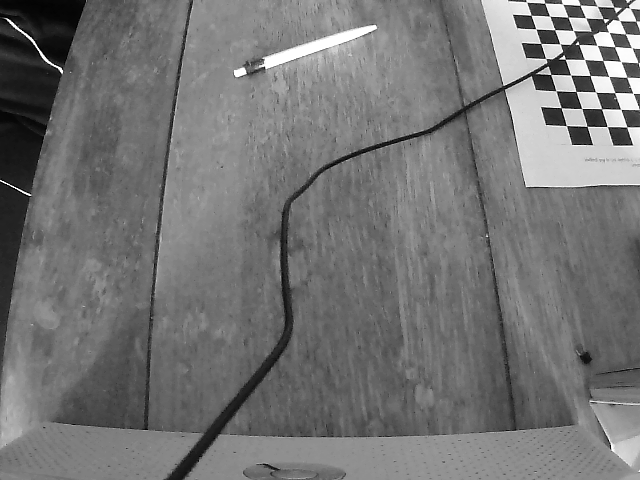
#> input picture data/Objekt.png, 640 x 480 px; the run also reads 1 picture not shown here
$ jupyter execute --allow-errors Distanzmessung.ipynb
#> lines starting #> are read from the running program, lines starting #| are printed output that depends on the picture; after the words box and inside, x2 and y2 are one past the last pixel; in counts of white or black regions, pixels touching at a corner belong together; long printed decimals are rounded
Kalibrierung einer Kamera und Messung von Längen von Objekten
und Messung von Distanzen, die ein Objekt zurückgelegt hat in Linux

Plan:
1. Kamera fest montieren, am besten 90° über der zu messenden Ebene
1. Bilder aufnehmen
1. Kamera kalibrieren
- Kameramatrix (intrinsisch) und Distortion Matrix (extrinsisch) berechnen
-
1.

#TODO https://se.mathworks.com/help/vision/ug/evaluating-the-accuracy-of-single-camera-calibration.html
Quellen:
https://docs.opencv.org/4.x/dc/dbb/tutorial_py_calibration.html
https://learnopencv.com/understanding-lens-distortion/
https://learnopencv.com/camera-calibration-using-opencv/
https://pyimagesearch.com/2015/01/19/find-distance-camera-objectmarker-using-python-opencv/
https://se.mathworks.com/help/vision/ug/camera-calibration.html
https://pyimagesearch.com/2016/03/28/measuring-size-of-objects-in-an-image-with-opencv/
https://towardsdatascience.com/what-are-intrinsic-and-extrinsic-camera-parameters-in-computer-vision-7071b72fb8ec
https://se.mathworks.com/help/vision/ug/evaluating-the-accuracy-of-single-camera-calibration.html
https://se.mathworks.com/help/vision/ug/measuring-planar-objects-with-a-calibrated-camera.html

https://de.wikipedia.org/wiki/Brennweite

Zuerst muss herausgefunden werden, welche Kamera benutzt werden soll. In diesem Beispiel benutzen wir "video3"
Mit v412-ctl können einige Kameraparameter herausgefunden werden wie z.B. Autofocus. Dieser sollte ausgestellt werden.

[cell 1]
import subprocess

#Bash script that uses v4l2-ctl to find the camera id-thingy. you probably don't have v4l2 installed.
# subprocess.run(args="",executable="./webcam_setup.sh")
subprocess.run("ls /dev | grep video",shell=True)
#> (this line was passed over: subprocess is not available in this run)

### Aufnehmen von Bildern
funktioniert leider in Jupyter Notebooks nicht. Die nächste Zelle sollte also einfach in eine Codezelle kopiert werden.

[cell 2]
# [62 lines of commented-out code are left out]

### Importieren von Bibliotheken und setzen einiger Konstanten

[cell 3]
import matplotlib.pyplot as plt
import cv2
import os
from skimage import color, feature, io, util, measure, filters
from scipy import ndimage as ndi
# TODO shell befehl in python aufrufen und parsen?
# abbruch
# distanzmessung wenn stift sich bewegt

CALIBRESULT = "calibresult.png"
IMG_TO_MEASURE_PATH = "./data/object_1.png"
IMG_TO_MEASURE_PATH_2 = "./data/object_1.png"
SPACE_KEY_PRESS = 32
VIDEO_CAM = 2

### Kalibrierung der Kamera
1. Dieses Python-Skript verwendet OpenCV, um eine Kamera zu kalibrieren, indem es Bilder eines Schachbrettmusters aufnimmt.

1. Es verwendet Fotos von Schachbrettern („checkerboard_scale.png“), um Pixel pro Zentimeter zu berechnen, nachdem es entzerrt wurde.

Kamerakalibrierung:

1. Das Skript findet Ecken in einem Schachbrettmuster in mehreren Bildern.
Anhand dieser Eckpunkte werden Kameramatrizen und Verzerrungskoeffizienten berechnet.
Die Kalibrierung korrigiert Linsenverzerrungen in Bildern.

1. Bilder entzerren:
Der Code entzerrt ein Beispielbild mithilfe der erhaltenen Kameramatrix und der Verzerrungskoeffizienten.
Das unverzerrte Bild wird als „calibresult.png“ gespeichert.

1. Fehlerberechnung:
Es berechnet den mittleren Reprojektionsfehler und bewertet die Genauigkeit der Kalibrierung.

1. Berechnung der durchschnittlichen Entfernung:
Es berechnet den durchschnittlichen Abstand in Pixeln zwischen Punkten im Schachbrettmuster.

1. Pixel pro Zentimeter: Es berechnet das Pixel-pro-Zentimeter-Verhältnis basierend auf dem durchschnittlichen Abstand und berücksichtigt dabei, dass auf dem Schachbrett 20 mm pro Quadrat vorhanden sind.
Ausgabe:

1. Der berechnete Pixel-pro-Zentimeter-Wert wird in einer Textdatei mit dem Namen „pixel_per_cm.txt“ gespeichert.
Hinweis: Das Skript geht von einer bestimmten Verzeichnisstruktur und Schachbrettabmessungen aus. Es enthält auch auskommentierten Code zur Anzeige von Zwischenergebnissen.

[cell 4]
import os
import numpy as np
import cv2 as cv
import glob
CHECKERBOARD_SCALE="data/checkerboard_scale.png"
distorted_path="./distorted.png"
undistorted_path="./undistorted.png"
"""
this image is used to calculate pixels per cm after undistorting it.
"""
# termination criteria
criteria = (cv.TERM_CRITERIA_EPS + cv.TERM_CRITERIA_MAX_ITER, 30, 0.001)
# prepare object points, like (0,0,0), (1,0,0), (2,0,0) ....,(6,5,0)
objp = np.zeros((9*7, 3), np.float32)
objp[:, :2] = np.mgrid[0:7, 0:9].T.reshape(-1, 2)
# Arrays to store object points and image points from all the images.


def calculate_matrix_and_undistort(draw_images: bool = True):
    # calculate matrixes
    objpoints = []  # 3d point in real world space
    imgpoints = []  # 2d points in image plane.
    directory = "./data"
    image_paths = []
    for filename in os.listdir(directory):
        f = os.path.join(directory, filename)
        if os.path.isfile(f):
            image_paths.append(f)
    found_imgs, imgs_counter = 0, 0
    for image_path in image_paths:
        img = cv.imread(image_path)
        gray = cv.cvtColor(img, cv.COLOR_BGR2GRAY)
        # Find the chess board corners
        ret, corners = cv.findChessboardCorners(gray, (7, 9), None)
        # If found, add object points, image points (after refining them)
        if ret == True:
            objpoints.append(objp)
            corners2 = cv.cornerSubPix(
                gray, corners, (7, 9), (-1, -1), criteria)
            imgpoints.append(corners2)
            found_imgs += 1
            # [7 lines of commented-out code are left out]
    img = cv.imread(CHECKERBOARD_SCALE)
    cv.imwrite("distorted.png", img)
    # [10 lines of commented-out code are left out]
    cv.destroyAllWindows()

    # print the results from the matrix calculation
    print("Checker board detected {}/{}".format(found_imgs, imgs_counter))
    objpoints, imgpoints = np.array(
        objpoints, dtype=np.float32), np.array(imgpoints, dtype=np.float32)
    ret, mtx, dist, rvecs, tvecs = cv.calibrateCamera(
        objpoints, imgpoints, gray.shape[::-1], None, None)
    print('Camera Matrix:\n', mtx)
    print('Distortion Matrix', dist)

    # checkerboard 49 is near the centre of the camera.
    # We need a checkerboard near the centre of the camera to measure the pixels per cm accurately.
    # distortion near the edges is very strong and even after undistorting distances scale differently there.
    img = cv.imread(CHECKERBOARD_SCALE)
    h,  w = img.shape[:2]
    newcameramtx, roi = cv.getOptimalNewCameraMatrix(
        mtx, dist, (w, h), 1, (w, h))

    # undistort
    undistorted_img = cv.undistort(img, mtx, dist, None, newcameramtx)

    # crop the image
    x, y, w, h = roi
    undistorted_img = undistorted_img[y:y+h, x:x+w]
    cv.imwrite('calibresult.png', undistorted_img)

    mean_error = 0
    for i in range(len(objpoints)):
        imgpoints2, _ = cv.projectPoints(
            objpoints[i], rvecs[i], tvecs[i], mtx, dist)
        error = cv.norm(imgpoints[i], imgpoints2, cv.NORM_L2)/len(imgpoints2)
        mean_error += error
    print("total error: {}".format(mean_error/len(objpoints)))

    objpoints = []  # 3d point in real world space
    imgpoints = []  # 2d points in image plane.
    undistorted_img = undistorted_img
    gray = cv.cvtColor(undistorted_img, cv.COLOR_BGR2GRAY)
    # Find the chess board corners
    ret, corners = cv.findChessboardCorners(gray, (7, 9), None)
    # If found, add object points, image points (after refining them)
    if ret == True:
        objpoints.append(objp)
        corners2 = cv.cornerSubPix(gray, corners, (7, 9), (-1, -1), criteria)
        imgpoints.append(corners2)
        found_imgs += 1
        # Draw and display the corners
        cv.drawChessboardCorners(undistorted_img, (7, 9), corners2, ret)
        if (draw_images == True):
            cv.imshow('undistorted_img', undistorted_img)
            cv.waitKey(5000)
        cv.imwrite("undistorted.png", undistorted_img)
    return corners2, mtx, dist, newcameramtx


corners, mtx, dist, newcameramtx = calculate_matrix_and_undistort(False)
#> in calculate_matrix_and_undistort, img is the input picture: shape (480, 640, 3); min 0, max 255, mean 116
#> in calculate_matrix_and_undistort, `ret, corners = cv.findChessboardCorners(gray, (7, 9), None)`: ret = False; corners = None
#> in calculate_matrix_and_undistort, `undistorted_img = cv.undistort(img, mtx, dist, None, newcameramtx)`:
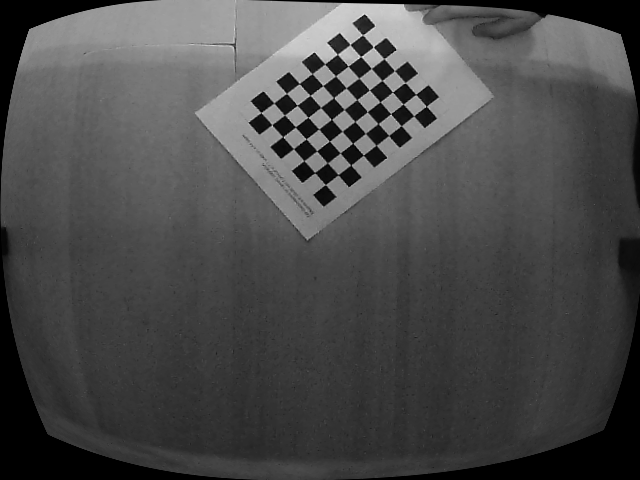
#> undistorted_img: shape (480, 640, 3); min 0, max 236, mean 74.3
#> in calculate_matrix_and_undistort, `undistorted_img = undistorted_img[y:y+h, x:x+w]`:
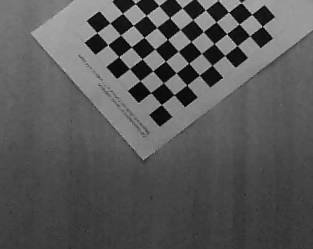
#> undistorted_img: shape (249, 313, 3); min 2, max 217, mean 88.1
corners = corners[:, 0, :]
print("len=", len(corners))
print("shape=", corners.shape)
#| shape= (63, 2)


def average_distance_20mm_checkerboard(corners):
    """ calculates the average distance measured in pixels between points
    """
    columns = 9
    rows = 7
    diffs = []
    for column in range(columns):
        for row in range(rows):
            index = column*7+row
            # print(corners[index])
            if not row+1 == rows:
                abs = np.abs(corners[index]-corners[index+1])
                diff = pow(np.sum(pow(abs, 2)), 0.5)
                diffs.append(diff)
                print("diff=", diff)
            else:  # if the next item is on a different column
                pass  # skip this distance measurement
    return np.mean(diffs)


pixel_per_cm = average_distance_20mm_checkerboard(corners)/2
print("pixel per cm=", pixel_per_cm)  # /2 because there are 20 mm per square
with open("pixel_per_cm.txt", "w+") as file:
    file.write(str(pixel_per_cm))
#> (the rest of this cell did not finish here and is left out)

Edge Detection with Canny

[cell 5]
image = io.imread(IMG_TO_MEASURE_PATH)
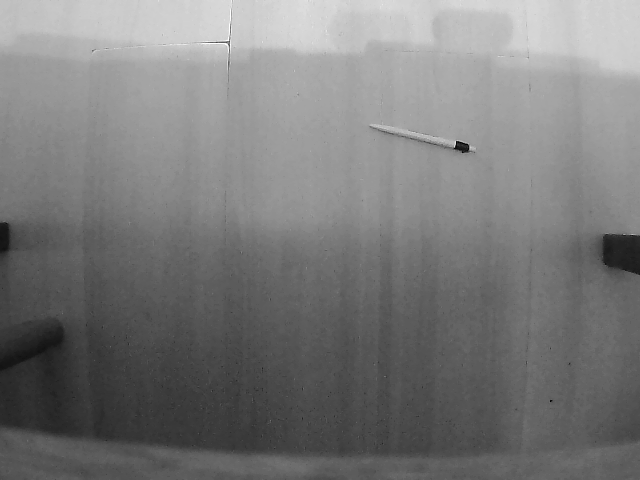
#> input picture data/object_1.png, 640 x 480 px
#> image is the input picture: shape (480, 640); min 1, max 255, mean 122.3
image = cv.undistort(image, newcameramtx, dist, None, newcameramtx)
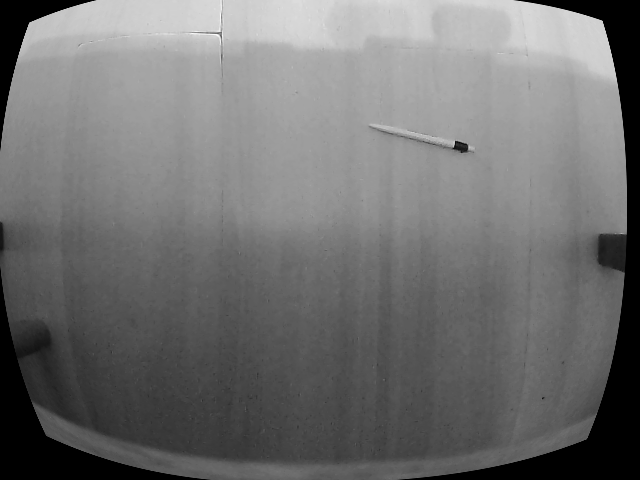
#> image: shape (480, 640); min 0, max 255, mean 112.5

def canny_edges(image=image, display=False):
    plt.set_cmap("gray")
    plt.imshow(image)
    plt.show()
    # Compute the Canny filter for some values of sigma
    edges_list = []
    sigmas = [1, 1.5, 2, 3, 4, 5, 6]
    for sigma in sigmas:
        edges_list.append(feature.canny(image, sigma=sigma))

    if (display):
        # display results
        plt.imshow(image, cmap='gray')
        plt.title('noisy image', fontsize=20)

        for i in range(0, len(sigmas)):
            plt.imshow(edges_list[i], cmap='gray')
            plt.title(r'Canny filter, $\sigma$'+"="+str(sigmas[i]), fontsize=10)
            plt.show()
    return edges_list


edges_list = canny_edges(image=image, display=True)
#> after the loop in canny_edges, `for sigma in sigmas:`: edges_list = 7 items
#> the loop in canny_edges, `for i in range(0, len(sigmas)):` made 7 passes
#> pass 1, in canny_edges, `plt.show()`:
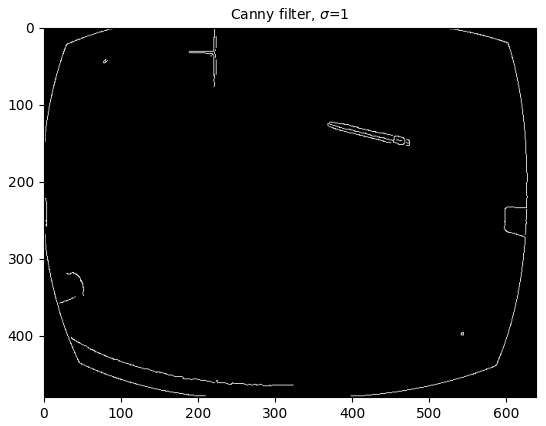
#> figure drawn by matplotlib, 1 panel

### Finding the pen in the image and measuring it's size
The pen is 13.7 cm, but it is measured as 15.4 cm. I assume there is a bug somewhere in the code.
In the future:
We should measure the checkerboardpattern directly after getting the pixel per cm from it to test.

[cell 6]
import skimage
from skimage import io, color, morphology, transform, data, draw, feature
from skimage.feature import *
import matplotlib.pyplot as plt


image = io.imread(IMG_TO_MEASURE_PATH)
image = cv.undistort(image, newcameramtx, dist, None, newcameramtx)
# [4 lines of commented-out code are left out]
coords = corner_peaks(corner_harris(image), min_distance=3, threshold_rel=0.01)
coords_subpix = corner_subpix(image, coords, window_size=10)

fig, ax = plt.subplots()
ax.imshow(image, cmap=plt.cm.gray)
ax.plot(coords[:, 1], coords[:, 0], color='cyan', marker='o', linestyle='None', markersize=4)
# plt.show()
# ax.plot(coords_subpix[:, 1], coords_subpix[:, 0], '+r', markersize=15)
ax.axis((0, 600, 300, 0))
plt.show()
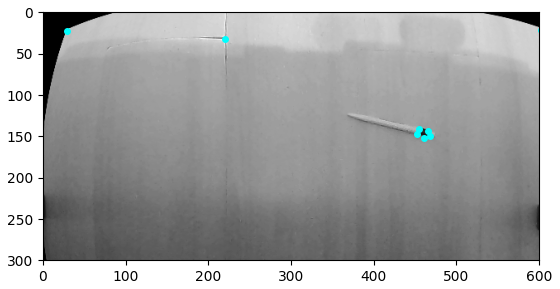
#> figure drawn by matplotlib, 1 panel

[cell 7]
from skimage.measure._regionprops import RegionProperties
# IMG_TO_MEASURE_PATH
IMG_TO_MEASURE_PATH2 = "./data/"

def list_full_paths(directory):
    return [os.path.join(directory, file) for file in os.listdir(directory)]


def measure_size_of_obj(image):

    edges_list = canny_edges(image, False)


    img: np.ndarray = edges_list[1]
    plt.imshow(img)
    plt.title("edges list")
    plt.show()


    shape = img.shape
    print("shape=", shape)
    img = img.reshape(shape[0]*shape[1])
    plt.set_cmap("gray")
    print(img.shape)
    img = [1 if x != False else 0.001 for x in img]
    img = np.array(img)
    img = img.reshape(shape)
    print(img[:3, :3])
    # img = 1-img
    print(img.shape)
    label = measure.label(img)
    print(len(label[0]))
    img_colorcoded = color.label2rgb(label, img)
    # plt.imshow(img_colorcoded)
    # plt.colorbar()
    # plt.show()

    #removing big regions
    label = measure.label(img)
    regions = measure.regionprops(label)
    img = np.zeros(img.shape)
    for region in regions:
        region: measure._regionprops.RegionProperties = region
        if region.area < 200:
            coords = region.coords
            for y, z in coords:
                img[y, z] = 1
    plt.imshow(img)
    plt.title("removing objects bigger than 200px")
    plt.show()

    # closing
    ellipse_radius = 5
    # img = edges_list[1]
    fp_ellipse = morphology.ellipse(ellipse_radius, ellipse_radius+1, dtype="bool")
    print(fp_ellipse.shape)
    for i in range(6):
        img = morphology.closing(img, fp_ellipse)
    print("closing operation repeated times:", i)
    # img = morphology.dilation(img)
    plt.imshow(img)
    plt.title("morphology")
    plt.show()

    # a region analysis
    label = measure.label(img)
    regions = measure.regionprops(label)
    print(len(regions))
    img = np.zeros(img.shape)
    x = 0
    for region in regions:
        if region.area < 9000 and region.area > 200:
            x += 1
            coords = region.coords
            for y, z in coords:
                img[y, z] = 1
    plt.imshow(img)
    plt.title("removing very big and small areas")
    plt.show()

    label = measure.label(img)
    regions = measure.regionprops(label)
    img = np.zeros(img.shape)
    for region in regions:
        region: measure._regionprops.RegionProperties = region
        if region.axis_major_length/region.axis_minor_length > 4:
            x += 1
            coords = region.coords
            for y, z in coords:
                img[y, z] = 1
    plt.imshow(img)
    plt.title("removing objects with a ratio of less than 4:1")
    plt.show()

    label = measure.label(img)
    regions = measure.regionprops(label)
    img = np.zeros(img.shape)
    for region in regions:
        region: RegionProperties = region
        if region.solidity > 0.4:
            x += 1
            coords = region.coords
            for y, z in coords:
                img[y, z] = 1
    plt.imshow(img)
    plt.title("removing objects with a solidity of less than 0.5")
    plt.show()

    label = measure.label(img)
    regions = measure.regionprops(label)
    img = np.zeros(img.shape)
    # for region in regions:
    #     for prop in region:
    #         print(prop, region[prop])
    #         pass
    img_colorcoded = color.label2rgb(label, image)
    plt.imshow(img_colorcoded)
    plt.title("colorcoded")
    plt.show()
    with open("pixel_per_cm.txt") as file:
        pixel_per_cm = float(file.read())
    print("pixel_per_cm=", pixel_per_cm)

    centroids = []
    for region in regions:
        print("Länge=", region.major_axis_length/pixel_per_cm)
        print("centroid_location=", region.centroid)
        centroids.append(region.centroid)
    return centroids

# main
all_files = list_full_paths(IMG_TO_MEASURE_PATH2)
images_with_movement = []

for file in all_files:
    # check if file contains the string: "object"
    if file.find("object") != -1:
        images_with_movement.append(file)
centroids = []


for image in images_with_movement:
    # if(image.find("5") != -1):
    img=io.imread(image) # TODO undistort
    if len(img.shape)== 3:
        img=color.rgb2gray(img)
    centroids.append(measure_size_of_obj(img))
#> in measure_size_of_obj, `img: np.ndarray = edges_list[1]`:
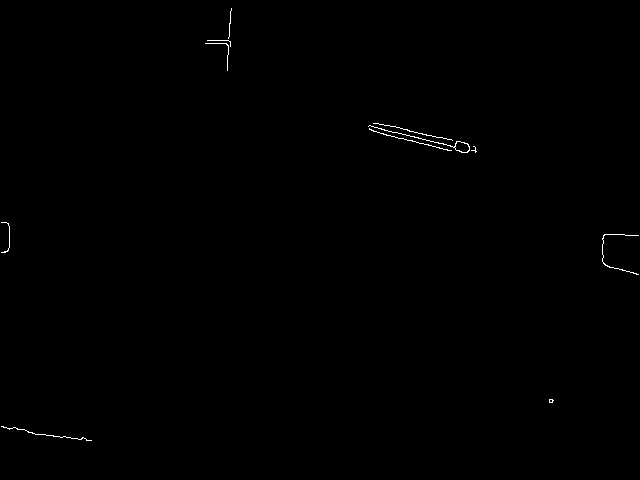
#> img: shape (480, 640) bool; 0.23% white in thin lines or dots, all inside (x1, y1, x2, y2) = (1, 8, 639, 441)
#| shape= (480, 640)
#| (307200,)
#> in measure_size_of_obj, `img = [1 if x != False else 0.001 for x in img]`: img = 307200 items
#> in measure_size_of_obj, `img = img.reshape(shape)`: img: shape (480, 640) float64; values 0.001 (black) and 1 (white), 0.23% white in thin lines or dots, all inside (x1, y1, x2, y2) = (1, 8, 639, 441)
#| [[0.001 0.001 0.001]
#|  [0.001 0.001 0.001]
#|  [0.001 0.001 0.001]]
#| (480, 640)
#> in measure_size_of_obj, `label = measure.label(img)`: label: shape (480, 640) int64; 12 distinct labels, from 0 to 11
#| 640
#> in measure_size_of_obj, `regions = measure.regionprops(label)`: regions = 11 regions; largest, box (x1, y1, x2, y2) and area: (368, 125, 470, 153) 142, (602, 234, 639, 275) 108, (1, 426, 92, 441) 100, (369, 128, 452, 151) 92, (373, 123, 453, 141) 84
#> the loop in measure_size_of_obj, `for region in regions:` made 11 passes
#> the loop in measure_size_of_obj, `for i in range(6):` made 6 passes
#> pass 1, in measure_size_of_obj, `img = morphology.closing(img, fp_ellipse)`:
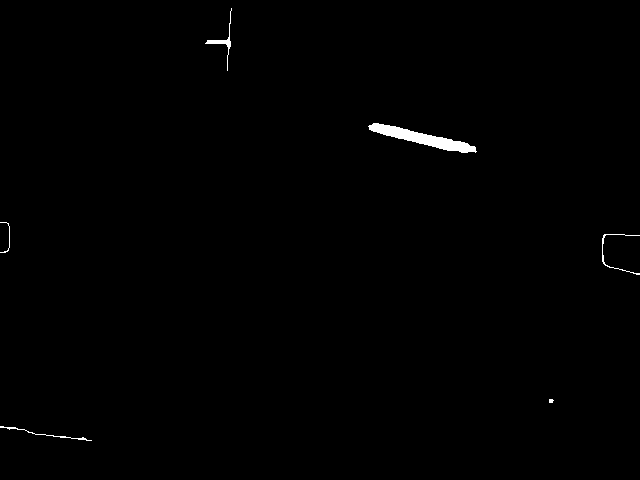
#> img: shape (480, 640) float64; values 0 (black) and 1 (white), 0.52% white; 6 white regions (1 under 20 px)
#> in measure_size_of_obj, `label = measure.label(img)`: label: shape (480, 640) int64; 7 distinct labels, from 0 to 6
#> in measure_size_of_obj, `regions = measure.regionprops(label)`: regions = 6 regions; box (x1, y1, x2, y2) and area: (368, 123, 477, 153) 1103, (205, 8, 232, 71) 174, (602, 234, 640, 275) 129, (0, 426, 92, 441) 127, (0, 222, 10, 253) 47, (549, 399, 554, 403) 17
#| 6
#> the loop in measure_size_of_obj, `for region in regions:` made 6 passes
#> x on pass 2: 1
#> after the loop in measure_size_of_obj, `for region in regions:`:
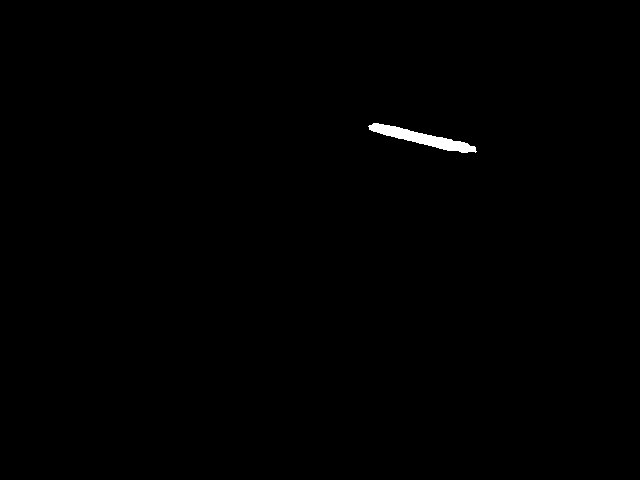
#> img: shape (480, 640) float64; values 0 (black) and 1 (white), 0.36% white; 1 white region, box (x1, y1, x2, y2) and area: (368, 123, 477, 153) 1103
#> after the loop in measure_size_of_obj, `for region in regions:`: x = 1
#> in measure_size_of_obj, `label = measure.label(img)`: label: shape (480, 640) int64; values 0 (black) and 1 (white), 0.36% white; 1 white region
#> in measure_size_of_obj, `regions = measure.regionprops(label)`: regions = 1 regions; box (x1, y1, x2, y2) and area: (368, 123, 477, 153) 1103
#> the loop in measure_size_of_obj, `for region in regions:` made 1 pass
#> x on pass 1: 2
#> after the loop in measure_size_of_obj, `for region in regions:`: x = 2
#> the loop in measure_size_of_obj, `for region in regions:` made 1 pass
#> x on pass 1: 3
#> after the loop in measure_size_of_obj, `for region in regions:`: x = 3
#> in measure_size_of_obj, `img_colorcoded = color.label2rgb(label, image)`:
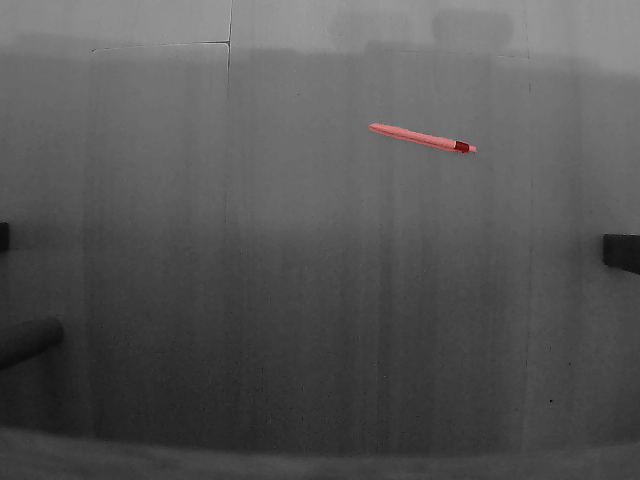
#> img_colorcoded: shape (480, 640, 3) float64; mean R, G, B 0.337, 0.336, 0.336
#> the loop in measure_size_of_obj, `for region in regions:` made 1 pass
#| Länge= 15.418
#| centroid_location= (138.011, 421.965)
#> after the loop in measure_size_of_obj, `for region in regions:`: centroids = [(138, 422)]

print("centroids=",centroids)
#| centroids= [[(138.011, 421.965)]]
import math
centroid1=list(centroids[0][0])
#> centroid1 = [138, 422]
#> (the rest of this cell did not finish here and is left out)
